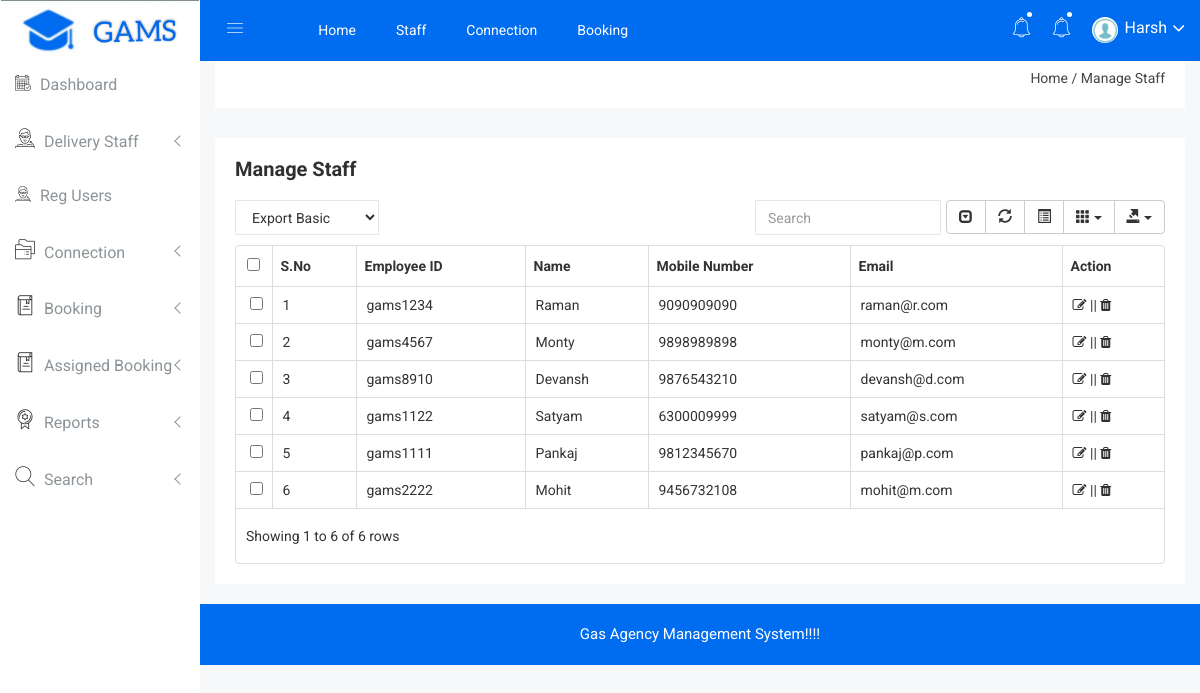
Screenshot of /gams/admin/manage-staff.php (signed in) with the database file from the repository.
### tables this page shows
CREATE TABLE `tblstaff` (
  `ID` int(10) NOT NULL,
  `StaffID` varchar(120) DEFAULT NULL,
  `Name` varchar(200) DEFAULT NULL,
  `MobileNumber` bigint(10) DEFAULT NULL,
  `Email` varchar(200) DEFAULT NULL,
  `Address` mediumtext DEFAULT NULL,
  `Password` varchar(200) DEFAULT NULL,
  `JoiningDate` timestamp NULL DEFAULT current_timestamp()
);

### gams/admin/manage-staff.php (the view, shortened to what this page needs)
<?php
include('includes/dbconnection.php');
if (strlen($_SESSION['ogbsaid']==0)) {
  header('location:logout.php');
  } else{
  ?>
<!doctype html>
<html class="no-js" lang="en">
<head>
    <link rel="stylesheet" href="css/bootstrap.min.css">
    <link rel="stylesheet" href="css/font-awesome.min.css">
    <link rel="stylesheet" href="css/owl.carousel.css">
    <link rel="stylesheet" href="css/owl.theme.css">
    <link rel="stylesheet" href="css/owl.transitions.css">
    <link rel="stylesheet" href="css/animate.css">
    <link rel="stylesheet" href="css/normalize.css">
    <link rel="stylesheet" href="css/meanmenu.min.css">
    <link rel="stylesheet" href="css/main.css">
    <link rel="stylesheet" href="css/educate-custon-icon.css">
    <link rel="stylesheet" href="css/morrisjs/morris.css">
    <link rel="stylesheet" href="css/scrollbar/jquery.mCustomScrollbar.min.css">
    <link rel="stylesheet" href="css/metisMenu/metisMenu.min.css">
    <link rel="stylesheet" href="css/metisMenu/metisMenu-vertical.css">
    <link rel="stylesheet" href="css/calendar/fullcalendar.min.css">
    <link rel="stylesheet" href="css/calendar/fullcalendar.print.min.css">
    <link rel="stylesheet" href="css/editor/select2.css">
    <link rel="stylesheet" href="css/editor/datetimepicker.css">
    <link rel="stylesheet" href="css/editor/bootstrap-editable.css">
    <link rel="stylesheet" href="css/editor/x-editor-style.css">
    <link rel="stylesheet" href="css/data-table/bootstrap-table.css">
    <link rel="stylesheet" href="css/data-table/bootstrap-editable.css">
    <link rel="stylesheet" href="style.css">
    <link rel="stylesheet" href="css/responsive.css">
</head>
<body>
    <?php include_once('includes/sidebar.php');?>
   <?php include_once('includes/header.php');?>
            <div class="breadcome-area">
                <div class="container-fluid">
                    <div class="row">
                        <div class="col-lg-12 col-md-12 col-sm-12 col-xs-12">
                            <div class="breadcome-list single-page-breadcome">
                                <div class="row">
                                    <div class="col-lg-12 col-md-6 col-sm-6 col-xs-12">
                                        <ul class="breadcome-menu">
                                            <li><a href="dashboard.php">Home</a> <span class="bread-slash">/</span>
                                            </li>
                                            <li><span class="bread-blod">Manage Staff</span>
                                            </li>
                                        </ul>
                                    </div>
                                </div>
                            </div>
                        </div>
                    </div>
                </div>
            </div>
        </div>
        <div class="data-table-area mg-b-15">
            <div class="container-fluid">
                <div class="row">
                    <div class="col-lg-12 col-md-12 col-sm-12 col-xs-12">
                        <div class="sparkline13-list">
                            <div class="sparkline13-hd">
                                <div class="main-sparkline13-hd">
                                    <h1>Manage  <span class="table-project-n">Staff</span></h1>
                                </div>
                            </div>
                            <div class="sparkline13-graph">
                                <div class="datatable-dashv1-list custom-datatable-overright">
                                    <div id="toolbar">
                                        <select class="form-control dt-tb">
											<option value="">Export Basic</option>
										</select>
                                    </div>
                                    <table id="table" data-toggle="table" data-pagination="true" data-search="true" data-show-columns="true" data-show-pagination-switch="true" data-show-refresh="true" data-key-events="true" data-show-toggle="true" data-resizable="true" data-cookie="true"
                                        data-cookie-id-table="saveId" data-show-export="true" data-click-to-select="true" data-toolbar="#toolbar">
                                        <thead>
                                            <tr>
                                                <th data-field="id">S.No</th>
                                                <th data-field="name" >Employee ID</th>
                                                <th data-field="email" >Name</th>
                                                <th data-field="phone">Mobile Number</th>
                                                <th data-field="complete">Email</th>
                                                <th data-field="action">Action</th>
                                            </tr>
                                        </thead>
                                        <tbody>
                                              <?php
$sql="SELECT * from tblstaff";
$query = $dbh -> prepare($sql);
$query->execute();
$results=$query->fetchAll(PDO::FETCH_OBJ);
$cnt=1;
if($query->rowCount() > 0)
{
foreach($results as $row)
{               ?>
                                            <tr>
                                                <td><?php echo htmlentities($cnt);?></td>
                                                <td><?php  echo htmlentities($row->StaffID);?></td>
                                                <td><?php  echo htmlentities($row->Name);?></td>
                                                <td><?php  echo htmlentities($row->MobileNumber);?></td>
                                                <td class="datatable-ct"><?php  echo htmlentities($row->Email);?>
                                                </td>
                                                <td><a href="edit-staff-detail.php?editid=<?php echo htmlentities ($row->ID);?>"><i class="fa fa-edit" aria-hidden="true"></i></a> || <a href="manage-staff.php?delid=<?php echo ($row->ID);?>" onclick="return confirm('Do you really want to Delete ?');"><i class="fa fa-trash fa-delete" aria-hidden="true"></i></a></td>
                                            </tr>
                                          <?php $cnt=$cnt+1;}} ?>
                                        </tbody>
                                    </table>
                                </div>
                            </div>
                        </div>
                    </div>
                </div>
            </div>
        </div>
       <?php include_once('includes/footer.php');?>
    </div>
</body>
</html><?php }  ?>

### gams/admin/includes/sidebar.php (shortened to what this page needs)
<div class="left-sidebar-pro">
       <nav id="sidebar" class="">
           <div class="sidebar-header">
               <a href="index.html"><img class="main-logo" src="img/logo/logo1.jpeg" alt="" style="height: 61px; widht: 160px;" /></a>
           </div>
           <div class="left-custom-menu-adp-wrap comment-scrollbar">
               <nav class="sidebar-nav left-sidebar-menu-pro">
                   <ul class="metismenu" id="menu1">
                       <li>
                           <a title="Landing Page" href="dashboard.php" aria-expanded="false"><span class="educate-icon educate-event icon-wrap sub-icon-mg" aria-hidden="true"></span> <span class="mini-click-non">Dashboard</span></a>
                       </li>
                       <li>
                           <a class="has-arrow" href="all-professors.html" aria-expanded="false"><span class="educate-icon educate-professor icon-wrap"></span> <span class="mini-click-non">Delivery Staff</span></a>
                       </li>
                      <li>
                           <a title="Landing Page" href="reg-users.php" aria-expanded="false"><span class="educate-icon educate-professor icon-wrap sub-icon-mg" aria-hidden="true"></span> <span class="mini-click-non">Reg Users</span></a>
                       </li>
                       <li>
                           <a class="has-arrow" href="all-courses.html" aria-expanded="false"><span class="educate-icon educate-course icon-wrap"></span> <span class="mini-click-non">Connection</span></a>
                       </li>
                       <li>
                           <a class="has-arrow" href="" aria-expanded="false"><span class="educate-icon educate-library icon-wrap"></span> <span class="mini-click-non">Booking</span></a>
                       </li>
                       <li>
                           <a class="has-arrow" href="" aria-expanded="false"><span class="educate-icon educate-library icon-wrap"></span> <span class="mini-click-non">Assigned Booking</span></a>
                       </li>
                       <li>
                           <a class="has-arrow" href="" aria-expanded="false"><span class="educate-icon educate-department icon-wrap"></span> <span class="mini-click-non">Reports</span></a>
                       </li>
                       <li>
                           <a class="has-arrow" href="" aria-expanded="false"><span class="educate-icon educate-search icon-wrap"></span> <span class="mini-click-non">Search</span></a>
                       </li>
                   </ul>
               </nav>
           </div>
       </nav>
   </div>

### gams/admin/includes/header.php (shortened to what this page needs)
   <div class="all-content-wrapper">
        <div class="container-fluid">
            <div class="row">
                <div class="col-lg-12 col-md-12 col-sm-12 col-xs-12">
                    <div class="logo-pro">
                    </div>
                </div>
            </div>
        </div>
        <div class="header-advance-area">
            <div class="header-top-area">
                <div class="container-fluid">
                    <div class="row">
                        <div class="col-lg-12 col-md-12 col-sm-12 col-xs-12">
                            <div class="header-top-wraper">
                                <div class="row">
                                    <div class="col-lg-1 col-md-0 col-sm-1 col-xs-12">
                                        <div class="menu-switcher-pro">
                                            <button type="button" id="sidebarCollapse" class="btn bar-button-pro header-drl-controller-btn btn-info navbar-btn">
                                                    <i class="educate-icon educate-nav"></i>
                                                </button>
                                        </div>
                                    </div>
                                    <div class="col-lg-6 col-md-7 col-sm-6 col-xs-12">
                                        <div class="header-top-menu tabl-d-n">
                                            <ul class="nav navbar-nav mai-top-nav">
                                                <li class="nav-item"><a href="dashboard.php" class="nav-link">Home</a>
                                                </li>
                                                <li class="nav-item"><a href="manage-staff.php" class="nav-link">Staff</a>
                                                </li>
                                                <li class="nav-item"><a href="all-connection.php" class="nav-link">Connection</a>
                                                </li>
                                                <li class="nav-item"><a href="all-booking.php" class="nav-link">Booking</a>
                                                </li>
                                            </ul>
                                        </div>
                                    </div>
                                    <div class="col-lg-5 col-md-5 col-sm-12 col-xs-12">
                                        <div class="header-right-info">
                                            <ul class="nav navbar-nav mai-top-nav header-right-menu">
                                                <li class="nav-item"><a href="new-connection.php" data-toggle="dropdown" role="button" aria-expanded="false" class="nav-link dropdown-toggle"><i class="educate-icon educate-bell" aria-hidden="true"></i><span class="indicator-nt"></span></a>
                                                </li>
                                                <li class="nav-item"><a href="new-booking.php" data-toggle="dropdown" role="button" aria-expanded="false" class="nav-link dropdown-toggle"><i class="educate-icon educate-bell" aria-hidden="true"></i><span class="indicator-nt"></span></a>
                                                </li>
                                                <?php
$aid=$_SESSION['ogbsaid'];
$sql="SELECT AdminName from  tbladmin where ID=:aid";
$query = $dbh -> prepare($sql);
$query->bindParam(':aid',$aid,PDO::PARAM_STR);
$query->execute();
$results=$query->fetchAll(PDO::FETCH_OBJ);
$cnt=1;
if($query->rowCount() > 0)
{
foreach($results as $row)
{               ?>
                                                <li class="nav-item">
                                                    <a href="#" data-toggle="dropdown" role="button" aria-expanded="false" class="nav-link dropdown-toggle">
                                                            <img src="img/product/images.png" alt="" />
                                                            <span class="admin-name"><?php  echo $row->AdminName;?></span>
                                                            <i class="fa fa-angle-down edu-icon edu-down-arrow"></i><?php $cnt=$cnt+1;}} ?>
                                                        </a>
                                                </li>
 </ul>
                                        </div>
                                    </div>
                                </div>
                            </div>
                        </div>
                    </div>
                </div>
            </div>

### gams/admin/includes/footer.php
<div class="footer-copyright-area">
            <div class="container-fluid">
                <div class="row">
                    <div class="col-lg-12">
                        <div class="footer-copy-right">
                            <p>Gas Agency Management System!!!!</p>
                        </div>
                    </div>
                </div>
            </div>
        </div>

### gams/admin/css/main.css (style rules this page uses)
html { color: #222; font-size: 1em; line-height: 1.4; }
audio, canvas, iframe, img, svg, video { vertical-align: middle; }

### gams/admin/css/metisMenu/metisMenu-vertical.css (style rules this page uses)
.sidebar-nav { background: #fff; }
.sidebar-nav ul { padding: 0; margin: 0; list-style: none; background: #f5f5f5; }
.sidebar-nav .metismenu { background: #fff; display: -webkit-box; display: -ms-flexbox; display: flex; -webkit-box-orient: vertical; -webkit-box-direction: normal; -ms-flex-direction: column; flex-direction: column; }
.sidebar-nav .metismenu li + li { margin-top: 5px; }
.sidebar-nav .metismenu li:last-child { margin-bottom: 5px; }
.sidebar-nav .metismenu > li { display: -webkit-box; display: -ms-flexbox; display: flex; -webkit-box-orient: vertical; -webkit-box-direction: normal; -ms-flex-direction: column; flex-direction: column; position: relative; }
.sidebar-nav .metismenu a { position: relative; display: block; padding: 13px 15px; color: #444; outline-width: 0; transition: all .3s ease-out; font-size:16px; font-weight:400; }
.sidebar-nav .metismenu li .icon-wrap { margin-right:5px; font-size:20px; color:#303030; }
.sidebar-nav .metismenu li .sub-icon-mg { margin-right:5px; font-size:16px; }

### rows the page displays
tblstaff: StaffID "gams1234", Name "Raman", MobileNumber "9090909090", Email "raman@r.com"
tblstaff: StaffID "gams4567", Name "Monty", MobileNumber "9898989898", Email "monty@m.com"
tblstaff: StaffID "gams8910", Name "Devansh", MobileNumber "9876543210", Email "devansh@d.com"
tblstaff: StaffID "gams1122", Name "Satyam", MobileNumber "6300009999", Email "satyam@s.com"
tblstaff: StaffID "gams1111", Name "Pankaj", MobileNumber "9812345670", Email "pankaj@p.com"
tblstaff: StaffID "gams2222", Name "Mohit", MobileNumber "9456732108", Email "mohit@m.com"

### other values shown
$row->AdminName "Harsh"
